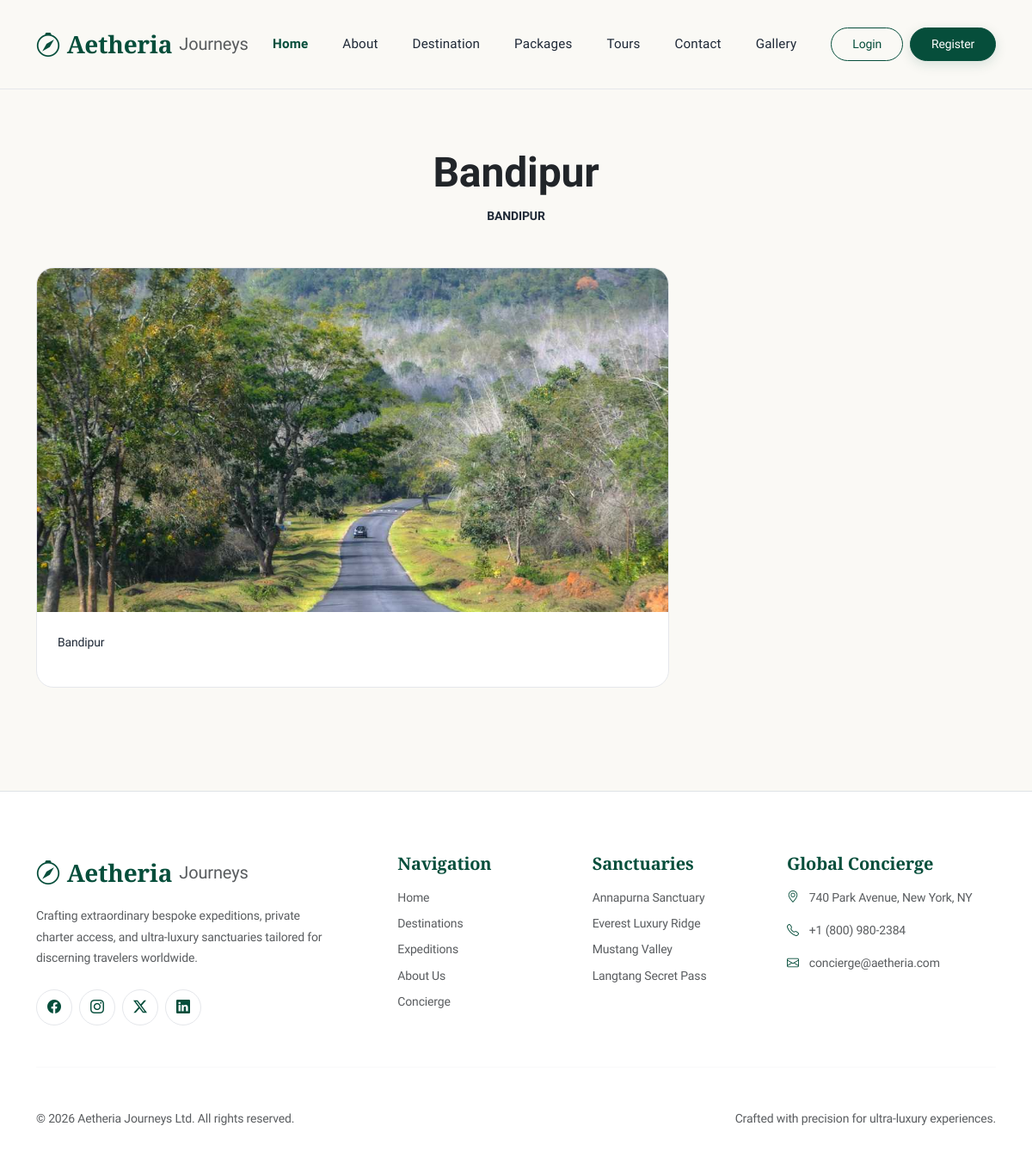
/destination_detail/1/, run on the app's committed database.
### adminpage/models.py (models this page shows, shortened)
class Destination(models.Model):
    name = models.CharField(max_length=100)
    description = CKEditor5Field("Description", config_name="default")
    category = models.ForeignKey(Category, on_delete=models.CASCADE)
    created_at = models.DateTimeField(auto_now_add=True)
    location = models.CharField(max_length=150)
    image = models.FileField(upload_to="destination/")
    best_time_to_visit = models.CharField(max_length=200)

### userpage/views.py (the view)
# urls.py: path('destination_detail/<int:destination_id>/', destination_detail, name='destination_detail'),
def destination_detail(request, destination_id):
    destination = get_object_or_404(Destination, id=destination_id) # id =3
    context = {
        'destination': destination,
    }
    return render(request, 'userpage/destination_detail.html', context)

### userpage/templates/userpage/destination_detail.html (shortened to what this page needs)
{% extends "userpage/base.html" %}
{% block content %}
 <section id="destination-detail" class="py-5 my-5">
        <div class="container py-4">
            <div class="text-center mb-5" data-aos="fade-up">
                <h2 class="display-5 fw-bold text-dark mt-1">{{ destination.name }}</h2>
                <span class="text-accent text-uppercase fw-semibold small">{{ destination.location }}</span>
            </div>
            <div class="row g-4">
                <div class="col-lg-8" data-aos="fade-up" data-aos-delay="100">
                    <div class="luxury-card h-100">
                        <div class="card-img-zoom position-relative" style="height: 400px;">
                            {% if destination.image %}
                                <img src="{{ destination.image.url }}" alt="{{ destination.name }}" class="w-100 h-100 object-fit-cover">
                            {% else %}
                                <img src="https://images.unsplash.com/photo-1544735716-392fe2489ffa?auto=format&fit=crop&w=800&q=80" alt="Destination Default" class="w-100 h-100 object-fit-cover">
                            {% endif %}
                        </div>
                        <div class="p-4">
                            <p class="text-gray small mb-3">{{ destination.description }}</p>
                        </div>
                    </div>
                </div>
            </div>
        </div>
    </section>
{% endblock %}

### static/css/style.css (style rules this page uses)
:root { --lux-bg: #FAF9F5; --lux-card-bg: #FFFFFF; --lux-border: #E2E8F0; --lux-border-hover: #CBD5E1; --lux-primary: #064E3B; --lux-primary-hover: #022C22; --lux-accent: #059669; --lux-text-main: #0F172A; --lux-text-muted: #475569; --lux-glass-bg: rgba(255, 255, 255, 0.94); --lux-nav-glass: rgba(250, 249, 245, 0.92); --font-serif: 'Cormorant Garamond', Georgia, serif; --font-sans: 'Plus Jakarta Sans', -apple-system, BlinkMacSystemFont, sans-serif; --border-radius-sm: 8px; --border-radius-md: 12px; --border-radius-lg: 20px; --border-radius-xl: 24px; --shadow-subtle: 0 4px 20px rgba(6, 78, 59, 0.03); --shadow-card: 0 10px 30px rgba(0, 0, 0, 0.05); --shadow-hover: 0 20px 40px rgba(6, 78, 59, 0.1); --transition-fast: all 0.2s cubic-bezier(0.16, 1, 0.3, 1); --transition-smooth: all 0.4s cubic-bezier(0.16, 1, 0.3, 1); }
*, *::before, *::after { box-sizing: border-box; margin: 0; padding: 0; }
html { scroll-behavior: smooth; }
body { background-color: var(--lux-bg); color: var(--lux-text-main); font-family: var(--font-sans); letter-spacing: -0.01em; line-height: 1.6; overflow-x: hidden; -webkit-font-smoothing: antialiased; }
.luxury-card { background: var(--lux-card-bg); border: 1px solid var(--lux-border); border-radius: var(--border-radius-lg); transition: var(--transition-smooth); overflow: hidden; }

### userpage/templates/userpage/base.html (style rules this page uses)
:root { --lux-bg: #FAF9F5; --lux-card-bg: #FFFFFF; --lux-border: #E5E7EB; --lux-primary: #064E3B; --lux-primary-hover: #022C22; --lux-accent: #059669; --lux-text-main: #1F2937; --lux-text-muted: #6B7280; --font-serif: 'Cormorant Garamond', Georgia, serif; --font-sans: 'Plus Jakarta Sans', sans-serif; }
body { background-color: var(--lux-bg); color: var(--lux-text-main); font-family: var(--font-sans); overflow-x: hidden; }

### data on the page
Destination: name "Bandipur", location "BANDIPUR", image (picture), description "Bandipur"
